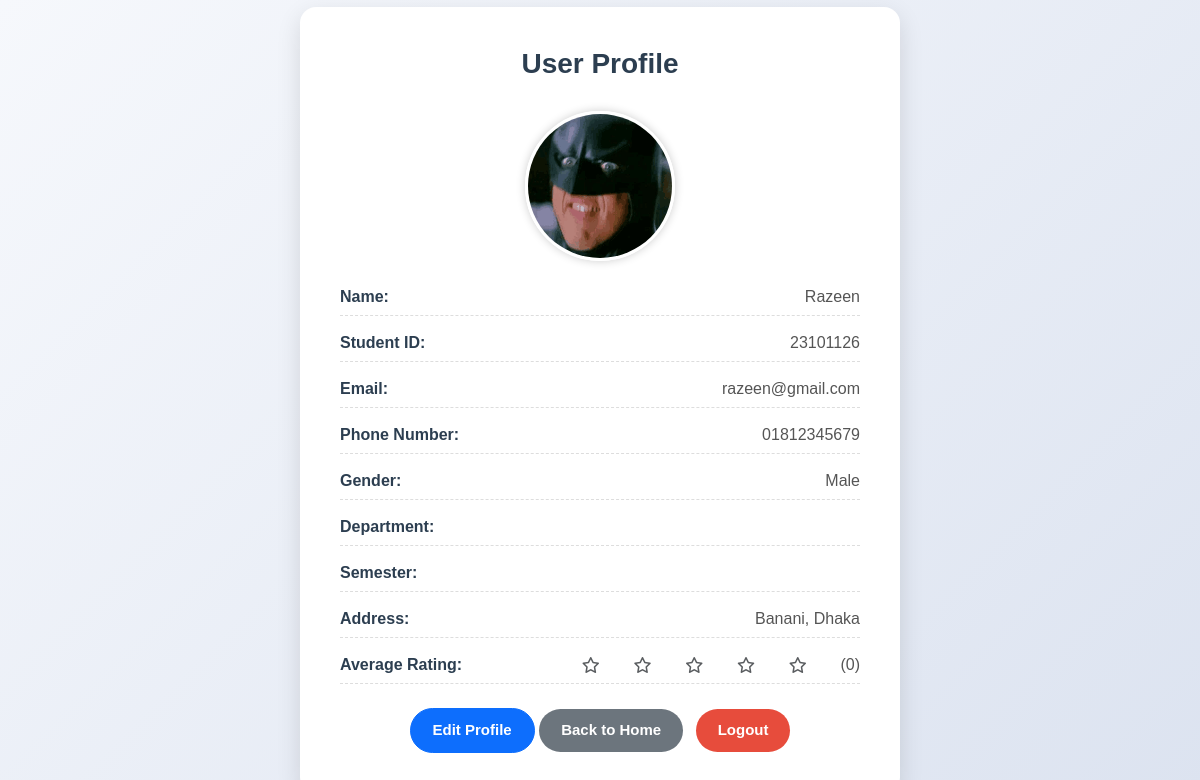
/backend/profile.php (signed in), run on the app's committed database.
### tables this page shows
CREATE TABLE User (
    Student_ID VARCHAR(20) PRIMARY KEY,
    Name VARCHAR(100) NOT NULL,
    Gsuite_Email VARCHAR(100) UNIQUE NOT NULL,
    Scanned_ID VARCHAR(255),
    Semester VARCHAR(20),
    Department VARCHAR(50),
    Thana VARCHAR(50),
    Phone_Number VARCHAR(15),  
    Password VARCHAR(100) NOT NULL,
    Address VARCHAR(255),      
    Gender VARCHAR(10),        
    Profile_Pic VARCHAR(255),  
    UserStatus VARCHAR(30)
);

### backend/profile.php (the view, shortened to what this page needs)
<?php
include 'db_connection.php';
$student_id = $_SESSION["User_ID"];
$sql = "SELECT * FROM User WHERE Student_ID = ?";
$stmt = $conn->prepare($sql);
$stmt->bind_param("s", $student_id);
$stmt->execute();
$result = $stmt->get_result();
if ($result->num_rows === 1){
    $user = $result->fetch_assoc();
    $profilePic = !empty($user['Profile_Pic'])
                  ? htmlspecialchars($user['Profile_Pic'])
                  : 'assets/default_profile.png';
}
else{
    echo "User not found.";
    exit();
}
$sql_rating = "SELECT AVG(Rating_Score) AS Average_Rating
               FROM Trip_Member_Ratings
               WHERE Rated_ID = ?";
$stmt_rating = $conn->prepare($sql_rating);
$stmt_rating->bind_param("s", $student_id);
$stmt_rating->execute();
$result_rating = $stmt_rating->get_result();
$average_rating = $result_rating->fetch_assoc()['Average_Rating'] ?? 0;
function displayStars($rating){
    $stars = '';
    $fullStars = floor($rating);
    $halfStar = ($rating - $fullStars >= 0.5) ? 1 : 0;
    $emptyStars = 5 - $fullStars - $halfStar;
    for ($i = 0; $i < $fullStars; $i++)
        $stars .= '<i class="fa-solid fa-star text-warning"></i>';
    for ($i = 0; $i < $emptyStars; $i++)
        $stars .= '<i class="fa-regular fa-star text-muted"></i>';
    return $stars;
}
?>
<!DOCTYPE html>
<html lang="en">
<head>
  <link href="https://cdn.jsdelivr.net/npm/bootstrap@5.3.5/dist/css/bootstrap.min.css" rel="stylesheet">
  <link rel="stylesheet" href="https://cdnjs.cloudflare.com/ajax/libs/font-awesome/6.5.0/css/all.min.css">
  <link rel="stylesheet" href="css/profile_style.css">
</head>
<body>
  <div class="profile-card">
    <h3 class="profile-title">User Profile</h3>
    <div class="profile-info">
      <div class="text-center mb-4">
        <img src="<?= $profilePic ?>" alt="Profile Picture" class="rounded-circle" width="150" height="150" style="object-fit: cover;">
      </div>
      <p><strong>Name:</strong> <?= htmlspecialchars($user['Name']) ?></p>
      <p><strong>Student ID:</strong> <?= htmlspecialchars($user['Student_ID']) ?></p>
      <p><strong>Email:</strong> <?= htmlspecialchars($user['Gsuite_Email']) ?></p>
      <p><strong>Phone Number:</strong> <?= htmlspecialchars($user['Phone_Number']) ?></p>
      <p><strong>Gender:</strong> <?= htmlspecialchars($user['Gender']) ?></p>
      <p><strong>Department:</strong> <?= htmlspecialchars($user['Department']) ?></p>
      <p><strong>Semester:</strong> <?= htmlspecialchars($user['Semester']) ?></p>
      <p><strong>Address:</strong> <?= htmlspecialchars($user['Address']) ?></p>
      <p><strong>Average Rating:</strong> <?= displayStars($average_rating) ?> (<?= round($average_rating, 1) ?>)</p>
    </div>
    <div class="text-center mt-4">
      <a href="edit_profile.php" class="btn btn-primary">Edit Profile</a>
      <a href="landing_page.php" class="btn btn-secondary me-2">Back to Home</a>
      <a href="logout.php" class="btn btn-danger">Logout</a>
    </div>
  </div>
</body>
</html>

### backend/css/profile_style.css (style rules this page uses)
body { font-family: "Montserrat", sans-serif; background: linear-gradient(135deg, #f6f8fc, #dce3f0); margin: 0; padding: 0; min-height: 100vh; display: flex; align-items: center; justify-content: center; }
.profile-card { background: #ffffff; border-radius: 16px; width: 100%; max-width: 600px; padding: 40px; box-shadow: 0 8px 25px rgba(0, 0, 0, 0.12); transition: all 0.3s ease; animation: fadeInUp 0.6s ease; }
.profile-title { font-weight: 700; font-size: 28px; text-align: center; margin-bottom: 30px; color: #2c3e50; }
.profile-info p { margin-bottom: 15px; font-size: 16px; color: #555; display: flex; justify-content: space-between; align-items: center; border-bottom: 1px dashed #ddd; padding-bottom: 6px; }
.profile-info p strong { color: #2c3e50; flex-basis: 40%; }
.btn { padding: 10px 22px; border-radius: 30px; font-weight: 600; font-size: 15px; transition: all 0.3s ease; }
.btn-secondary { background-color: #6c757d; color: white; border: none; }
.btn-danger { background-color: #e74c3c; color: white; border: none; }
.profile-card img { border: 3px solid #fff; box-shadow: 0 0 10px rgba(0,0,0,0.2); }

### data on the page
user: Name "Razeen", Student_ID "23101126", Gsuite_Email "razeen@gmail.com", Phone_Number "01812345679", Gender "Male", Address "Banani, Dhaka"

### other printed values
$average_rating "0"
